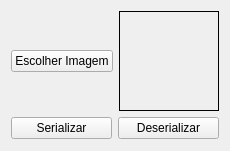
<?xml version="1.0" encoding="UTF-8"?>
<ui version="4.0">
 <class>MainWindow</class>
 <widget class="QMainWindow" name="MainWindow">
  <property name="geometry">
   <rect>
    <x>0</x>
    <y>0</y>
    <width>215</width>
    <height>151</height>
   </rect>
  </property>
  <property name="windowTitle">
   <string>MainWindow</string>
  </property>
  <widget class="QWidget" name="centralWidget">
   <layout class="QVBoxLayout" name="verticalLayout">
    <item>
     <layout class="QHBoxLayout" name="horizontalLayout">
      <item>
       <widget class="QPushButton" name="btnEscolherImagem">
        <property name="text">
         <string>Escolher Imagem</string>
        </property>
       </widget>
      </item>
      <item>
       <widget class="QLabel" name="lblFoto">
        <property name="minimumSize">
         <size>
          <width>100</width>
          <height>100</height>
         </size>
        </property>
        <property name="maximumSize">
         <size>
          <width>100</width>
          <height>100</height>
         </size>
        </property>
        <property name="baseSize">
         <size>
          <width>100</width>
          <height>100</height>
         </size>
        </property>
        <property name="frameShape">
         <enum>QFrame::Box</enum>
        </property>
        <property name="text">
         <string/>
        </property>
        <property name="pixmap">
         <pixmap>../../../../1415099481_user-64.png</pixmap>
        </property>
        <property name="scaledContents">
         <bool>true</bool>
        </property>
       </widget>
      </item>
     </layout>
    </item>
    <item>
     <layout class="QHBoxLayout" name="horizontalLayout_2">
      <item>
       <widget class="QPushButton" name="btnSerializar">
        <property name="text">
         <string>Serializar</string>
        </property>
       </widget>
      </item>
      <item>
       <widget class="QPushButton" name="btnDeserializar">
        <property name="text">
         <string>Deserializar</string>
        </property>
       </widget>
      </item>
     </layout>
    </item>
   </layout>
  </widget>
 </widget>
 <layoutdefault spacing="6" margin="11"/>
 <resources/>
 <connections/>
</ui>
